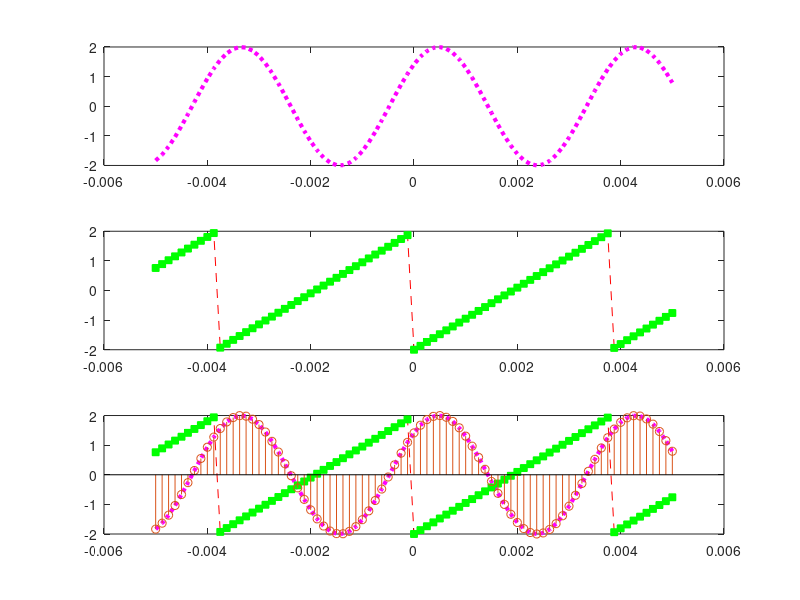

Here is the MATLAB script that generated this plot:
f0 = 262;
A = 2;
phi = pi/4;
fSampling = 8000;
tSampling = 1/fSampling;
t = -0.005:tSampling:0.005;
x = A*sin(2*pi*f0*t+phi);
x2 = A*sawtooth(2*pi*f0*t);
num_col_figura = 3;
figure(1);
subplot(num_col_figura, 1, 1); % Filas, columnas, id ventana
%plot(t, x);
plot(t, x, 'Color', [1, 0, 1], 'LineWidth', 3, 'LineStyle', ':');
subplot(num_col_figura, 1, 2);
%plot(t, x2);
plot(t, x2, '--rs', 'MarkerSize', 5, 'MarkerFaceColor', 'g', 'MarkerEdgeColor', 'g');

subplot(num_col_figura, 1, 3);
plot(t, x, 'Color', [1, 0, 1], 'LineWidth', 3, 'LineStyle', ':');
hold on;
plot(t, x2, '--rs', 'MarkerSize', 5, 'MarkerFaceColor', 'g', 'MarkerEdgeColor', 'g');

hold on;
stem(t, x);